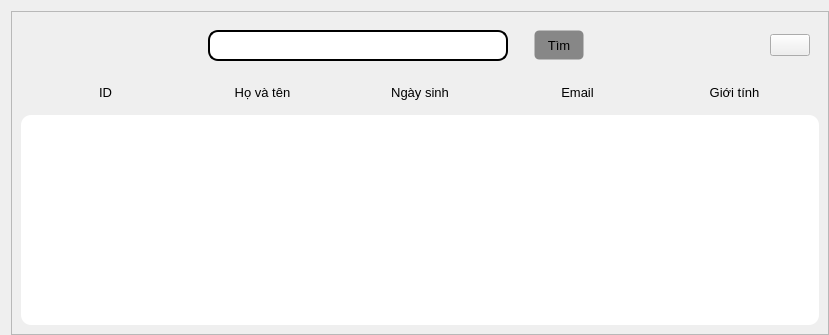
            <widget class="QWidget" name="page_3">
             <property name="styleSheet">
              <string notr="true">#page_3{
background-color: rgb(202, 202, 202);
}
</string>
             </property>
             <layout class="QVBoxLayout" name="verticalLayout_13">
              <property name="rightMargin">
               <number>0</number>
              </property>
              <property name="bottomMargin">
               <number>0</number>
              </property>
              <item>
               <widget class="QFrame" name="frame_8">
                <property name="frameShape">
                 <enum>QFrame::StyledPanel</enum>
                </property>
                <property name="frameShadow">
                 <enum>QFrame::Raised</enum>
                </property>
                <layout class="QVBoxLayout" name="verticalLayout_14">
                 <item>
                  <widget class="QWidget" name="widget_10" native="true">
                   <layout class="QHBoxLayout" name="horizontalLayout_8">
                    <item>
                     <spacer name="horizontalSpacer_4">
                      <property name="orientation">
                       <enum>Qt::Horizontal</enum>
                      </property>
                      <property name="sizeHint" stdset="0">
                       <size>
                        <width>178</width>
                        <height>20</height>
                       </size>
                      </property>
                     </spacer>
                    </item>
                    <item>
                     <widget class="QLineEdit" name="lineEdit">
                      <property name="sizePolicy">
                       <sizepolicy hsizetype="Maximum" vsizetype="Maximum">
                        <horstretch>0</horstretch>
                        <verstretch>0</verstretch>
                       </sizepolicy>
                      </property>
                      <property name="minimumSize">
                       <size>
                        <width>300</width>
                        <height>0</height>
                       </size>
                      </property>
                      <property name="font">
                       <font>
                        <pointsize>10</pointsize>
                       </font>
                      </property>
                      <property name="styleSheet">
                       <string notr="true">QLineEdit{
border-style: solid;
border-width: 2px;
border-radius: 10px;
padding-left: 10px;
padding-right: 10px;
padding-top: 5px;
padding-bottom: 5px;
}</string>
                      </property>
                     </widget>
                    </item>
                    <item>
                     <spacer name="horizontalSpacer_6">
                      <property name="orientation">
                       <enum>Qt::Horizontal</enum>
                      </property>
                      <property name="sizeType">
                       <enum>QSizePolicy::Fixed</enum>
                      </property>
                      <property name="sizeHint" stdset="0">
                       <size>
                        <width>20</width>
                        <height>20</height>
                       </size>
                      </property>
                     </spacer>
                    </item>
                    <item>
                     <widget class="QPushButton" name="btn_search_student">
                      <property name="minimumSize">
                       <size>
                        <width>50</width>
                        <height>30</height>
                       </size>
                      </property>
                      <property name="font">
                       <font>
                        <pointsize>10</pointsize>
                        <weight>50</weight>
                        <italic>false</italic>
                        <bold>false</bold>
                        <strikeout>false</strikeout>
                       </font>
                      </property>
                      <property name="cursor">
                       <cursorShape>PointingHandCursor</cursorShape>
                      </property>
                      <property name="styleSheet">
                       <string notr="true">QPushButton{
  background-color: #878787;
  border-style: solid;
  border-width: 1px;
border-radius: 5px;
}</string>
                      </property>
                      <property name="text">
                       <string>Tìm</string>
                      </property>
                      <property name="icon">
                       <iconset resource="resources.qrc">
                        <normaloff>:/icons/images/icons/icons8-search-30.png</normaloff>:/icons/images/icons/icons8-search-30.png</iconset>
                      </property>
                     </widget>
                    </item>
                    <item>
                     <spacer name="horizontalSpacer_5">
                      <property name="orientation">
                       <enum>Qt::Horizontal</enum>
                      </property>
                      <property name="sizeHint" stdset="0">
                       <size>
                        <width>180</width>
                        <height>20</height>
                       </size>
                      </property>
                     </spacer>
                    </item>
                    <item>
                     <widget class="QPushButton" name="btd_add_student">
                      <property name="cursor">
                       <cursorShape>PointingHandCursor</cursorShape>
                      </property>
                      <property name="text">
                       <string/>
                      </property>
                      <property name="icon">
                       <iconset resource="resources.qrc">
                        <normaloff>:/icons/images/icons/icons8-plus-50.png</normaloff>:/icons/images/icons/icons8-plus-50.png</iconset>
                      </property>
                      <property name="iconSize">
                       <size>
                        <width>25</width>
                        <height>25</height>
                       </size>
                      </property>
                     </widget>
                    </item>
                   </layout>
                  </widget>
                 </item>
                 <item>
                  <widget class="QWidget" name="widget_11" native="true">
                   <layout class="QHBoxLayout" name="horizontalLayout_9">
                    <item>
                     <widget class="QLabel" name="label_10">
                      <property name="font">
                       <font>
                        <pointsize>10</pointsize>
                       </font>
                      </property>
                      <property name="text">
                       <string>ID</string>
                      </property>
                      <property name="alignment">
                       <set>Qt::AlignCenter</set>
                      </property>
                     </widget>
                    </item>
                    <item>
                     <widget class="QLabel" name="label_11">
                      <property name="font">
                       <font>
                        <pointsize>10</pointsize>
                       </font>
                      </property>
                      <property name="text">
                       <string>Họ và tên</string>
                      </property>
                      <property name="alignment">
                       <set>Qt::AlignCenter</set>
                      </property>
                     </widget>
                    </item>
                    <item>
                     <widget class="QLabel" name="label_12">
                      <property name="font">
                       <font>
                        <pointsize>10</pointsize>
                       </font>
                      </property>
                      <property name="text">
                       <string>Ngày sinh</string>
                      </property>
                      <property name="alignment">
                       <set>Qt::AlignCenter</set>
                      </property>
                     </widget>
                    </item>
                    <item>
                     <widget class="QLabel" name="label_13">
                      <property name="font">
                       <font>
                        <pointsize>10</pointsize>
                       </font>
                      </property>
                      <property name="text">
                       <string>Email</string>
                      </property>
                      <property name="alignment">
                       <set>Qt::AlignCenter</set>
                      </property>
                     </widget>
                    </item>
                    <item>
                     <widget class="QLabel" name="label_14">
                      <property name="font">
                       <font>
                        <pointsize>10</pointsize>
                       </font>
                      </property>
                      <property name="text">
                       <string>Giới tính</string>
                      </property>
                      <property name="alignment">
                       <set>Qt::AlignCenter</set>
                      </property>
                     </widget>
                    </item>
                   </layout>
                  </widget>
                 </item>
                 <item>
                  <widget class="QWidget" name="widget_12" native="true">
                   <property name="styleSheet">
                    <string notr="true">QWidget{
background-color: rgb(255, 255, 255);
border-radius: 10px;
}
</string>
                   </property>
                   <layout class="QHBoxLayout" name="horizontalLayout_10">
                    <item>
                     <widget class="QListWidget" name="listWidget">
                      <property name="cursor" stdset="0">
                       <cursorShape>ArrowCursor</cursorShape>
                      </property>
                     </widget>
                    </item>
                   </layout>
                  </widget>
                 </item>
                </layout>
               </widget>
              </item>
             </layout>
            </widget>
